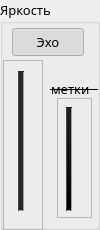
    <widget class="QGroupBox" name="groupBoxEcho">
     <property name="enabled">
      <bool>true</bool>
     </property>
     <property name="geometry">
      <rect>
       <x>1170</x>
       <y>620</y>
       <width>100</width>
       <height>230</height>
      </rect>
     </property>
     <property name="font">
      <font>
       <family>Noto Sans</family>
       <pointsize>10</pointsize>
      </font>
     </property>
     <property name="accessibleDescription">
      <string>G</string>
     </property>
     <property name="styleSheet">
      <string notr="true"/>
     </property>
     <property name="title">
      <string>Яркость</string>
     </property>
     <property name="checkable">
      <bool>false</bool>
     </property>
     <property name="checked">
      <bool>false</bool>
     </property>
     <widget class="QPushButton" name="pushButtonEcho">
      <property name="enabled">
       <bool>true</bool>
      </property>
      <property name="geometry">
       <rect>
        <x>12</x>
        <y>28</y>
        <width>72</width>
        <height>28</height>
       </rect>
      </property>
      <property name="font">
       <font>
        <family>Ubuntu</family>
        <pointsize>10</pointsize>
       </font>
      </property>
      <property name="cursor">
       <cursorShape>PointingHandCursor</cursorShape>
      </property>
      <property name="focusPolicy">
       <enum>Qt::NoFocus</enum>
      </property>
      <property name="toolTip">
       <string/>
      </property>
      <property name="accessibleDescription">
       <string>S</string>
      </property>
      <property name="styleSheet">
       <string notr="true"/>
      </property>
      <property name="text">
       <string>  Эхо  </string>
      </property>
      <property name="icon">
       <iconset resource="resgui.qrc">
        <normaloff>:/chb2/resgui/checkBtn2/checkBox16SmallUnChecked.png</normaloff>
        <normalon>:/chb2/resgui/checkBtn2/checkBox16SmallChecked.png</normalon>
        <disabledoff>:/chb2/resgui/checkBtn2/checkBox16SmallUnCheckedDis.png</disabledoff>
        <disabledon>:/chb2/resgui/checkBtn2/checkBox16SmallCheckedDis.png</disabledon>:/chb2/resgui/checkBtn2/checkBox16SmallUnChecked.png</iconset>
      </property>
      <property name="iconSize">
       <size>
        <width>16</width>
        <height>17</height>
       </size>
      </property>
      <property name="checkable">
       <bool>true</bool>
      </property>
      <property name="checked">
       <bool>true</bool>
      </property>
      <property name="autoExclusive">
       <bool>false</bool>
      </property>
     </widget>
     <widget class="QLabel" name="labelGrigBirightness_3">
      <property name="geometry">
       <rect>
        <x>50</x>
        <y>81</y>
        <width>48</width>
        <height>16</height>
       </rect>
      </property>
      <property name="sizePolicy">
       <sizepolicy hsizetype="Fixed" vsizetype="Fixed">
        <horstretch>0</horstretch>
        <verstretch>0</verstretch>
       </sizepolicy>
      </property>
      <property name="font">
       <font>
        <pointsize>10</pointsize>
        <stylestrategy>PreferAntialias</stylestrategy>
       </font>
      </property>
      <property name="styleSheet">
       <string notr="true">QLabel::{	
	background-image: none;
}
</string>
      </property>
      <property name="frameShape">
       <enum>QFrame::HLine</enum>
      </property>
      <property name="midLineWidth">
       <number>0</number>
      </property>
      <property name="text">
       <string>метки</string>
      </property>
      <property name="alignment">
       <set>Qt::AlignLeading|Qt::AlignLeft|Qt::AlignVCenter</set>
      </property>
      <property name="indent">
       <number>0</number>
      </property>
     </widget>
     <widget class="QFrame" name="frameBrightness_3">
      <property name="enabled">
       <bool>true</bool>
      </property>
      <property name="geometry">
       <rect>
        <x>3</x>
        <y>60</y>
        <width>40</width>
        <height>170</height>
       </rect>
      </property>
      <property name="styleSheet">
       <string notr="true">QFrame{
background-repeat: no-repeat;
	/*background-position: right;*/
	background-image: url(:/AzScales/resgui/AzimuthScales/brightn04721.png);
}

QFrame:disabled{
	background-image: url(:/AzScales/resgui/AzimuthScales/brightn04731.png);
	background-repeat:no-repeat;
}

</string>
      </property>
      <property name="frameShape">
       <enum>QFrame::StyledPanel</enum>
      </property>
      <property name="frameShadow">
       <enum>QFrame::Raised</enum>
      </property>
      <widget class="QSlider" name="sliderEchoBrightness">
       <property name="enabled">
        <bool>false</bool>
       </property>
       <property name="geometry">
        <rect>
         <x>6</x>
         <y>8</y>
         <width>24</width>
         <height>146</height>
        </rect>
       </property>
       <property name="sizePolicy">
        <sizepolicy hsizetype="Fixed" vsizetype="Fixed">
         <horstretch>0</horstretch>
         <verstretch>0</verstretch>
        </sizepolicy>
       </property>
       <property name="cursor">
        <cursorShape>PointingHandCursor</cursorShape>
       </property>
       <property name="mouseTracking">
        <bool>false</bool>
       </property>
       <property name="focusPolicy">
        <enum>Qt::StrongFocus</enum>
       </property>
       <property name="styleSheet">
        <string notr="true">QSlider::groove:vertical {
	border-bottom: 1px solid #AAA099;
	border-top: 1px solid #222222;
	border-right: 1px solid #AAA099;
	border-left: 1px solid #444444; 
    height: 138px;      
	width:4px;
    background: qlineargradient(x1:0, y1:0, x2:0, y2:1, stop:0 #222018, stop:1 #000000);
    margin: 2px 0;
 }

QSlider::groove:disabled{
background-color: rgba(36, 41, 34,  255);
}

 QSlider::handle:vertical {	
	background-image: url(:/slider/resgui/slider/sliderHandle022.png);
    height: 15px;
    width: 28px;
	margin: -1px -9px;
 }

 QSlider::groove:hover {
	border-bottom: 1px solid #CCBB99;
	border-top: 1px solid #444444;
	border-right: 1px solid #CCBB99;
	border-left: 1px solid #555555; 
 }

QSlider::handle:vertical:disabled {
	background-image: url(:/slider/resgui/slider/sliderHandle022disable03.png);
 }

</string>
       </property>
       <property name="minimum">
        <number>0</number>
       </property>
       <property name="maximum">
        <number>29</number>
       </property>
       <property name="singleStep">
        <number>1</number>
       </property>
       <property name="pageStep">
        <number>3</number>
       </property>
       <property name="value">
        <number>18</number>
       </property>
       <property name="sliderPosition">
        <number>18</number>
       </property>
       <property name="tracking">
        <bool>true</bool>
       </property>
       <property name="orientation">
        <enum>Qt::Vertical</enum>
       </property>
       <property name="invertedAppearance">
        <bool>false</bool>
       </property>
       <property name="tickPosition">
        <enum>QSlider::TicksBothSides</enum>
       </property>
       <property name="tickInterval">
        <number>1</number>
       </property>
      </widget>
     </widget>
     <widget class="QFrame" name="frameAtten_2">
      <property name="enabled">
       <bool>true</bool>
      </property>
      <property name="geometry">
       <rect>
        <x>57</x>
        <y>98</y>
        <width>35</width>
        <height>120</height>
       </rect>
      </property>
      <property name="styleSheet">
       <string notr="true">QFrame{
	background-repeat: no-repeat;
	background-image: url(:/AzScales/resgui/AzimuthScales/brightn048.png);
}

QFrame:disabled{
	background-image: url(:/AzScales/resgui/AzimuthScales/brightn0482.png);
	background-repeat:no-repeat;
}
</string>
      </property>
      <property name="frameShape">
       <enum>QFrame::StyledPanel</enum>
      </property>
      <property name="frameShadow">
       <enum>QFrame::Raised</enum>
      </property>
      <widget class="QSlider" name="sliderGridBrightness">
       <property name="enabled">
        <bool>true</bool>
       </property>
       <property name="geometry">
        <rect>
         <x>0</x>
         <y>8</y>
         <width>24</width>
         <height>106</height>
        </rect>
       </property>
       <property name="sizePolicy">
        <sizepolicy hsizetype="Fixed" vsizetype="Fixed">
         <horstretch>0</horstretch>
         <verstretch>0</verstretch>
        </sizepolicy>
       </property>
       <property name="cursor">
        <cursorShape>PointingHandCursor</cursorShape>
       </property>
       <property name="mouseTracking">
        <bool>false</bool>
       </property>
       <property name="focusPolicy">
        <enum>Qt::StrongFocus</enum>
       </property>
       <property name="styleSheet">
        <string notr="true">QSlider::groove:vertical {
	border-bottom: 1px solid #AAA099;
	border-top: 1px solid #222222;
	border-right: 1px solid #AAA099;
	border-left: 1px solid #444444; 
    height: 102px; 
	
    width:4px;
    background: qlineargradient(x1:0, y1:0, x2:0, y2:1, stop:0 #222018, stop:1 #000000);
/*    margin: 2px 0;
margin: 0px -2px;
padding: -1px 0px;
margin: -12px 0px;	
*/
 }

QSlider::groove:disabled{
background-color: rgba(36, 41, 34,  255);
}

 QSlider::handle:vertical {	
	background-image: url(:/slider/resgui/slider/sliderHandle022.png);
    height: 15px;
width: 28px;
margin: -1px -9px;
/*   


margin: 0px -9px;
 */	

 }

 QSlider::groove:hover {
	border-bottom: 1px solid #CCBB99;
	border-top: 1px solid #444444;
	border-right: 1px solid #CCBB99;
	border-left: 1px solid #555555; 

/*    background: qlineargradient(x1:0, y1:0, x2:0, y2:1, stop:0 #323028, stop:1 #121008);	
*/
 }

QSlider::handle:vertical:disabled {	
	background-image: url(:/slider/resgui/slider/sliderHandle022disable03.png);
 }
</string>
       </property>
       <property name="minimum">
        <number>0</number>
       </property>
       <property name="maximum">
        <number>23</number>
       </property>
       <property name="singleStep">
        <number>1</number>
       </property>
       <property name="pageStep">
        <number>3</number>
       </property>
       <property name="value">
        <number>7</number>
       </property>
       <property name="sliderPosition">
        <number>7</number>
       </property>
       <property name="tracking">
        <bool>true</bool>
       </property>
       <property name="orientation">
        <enum>Qt::Vertical</enum>
       </property>
       <property name="invertedAppearance">
        <bool>false</bool>
       </property>
       <property name="tickPosition">
        <enum>QSlider::TicksBothSides</enum>
       </property>
       <property name="tickInterval">
        <number>1</number>
       </property>
      </widget>
     </widget>
    </widget>
